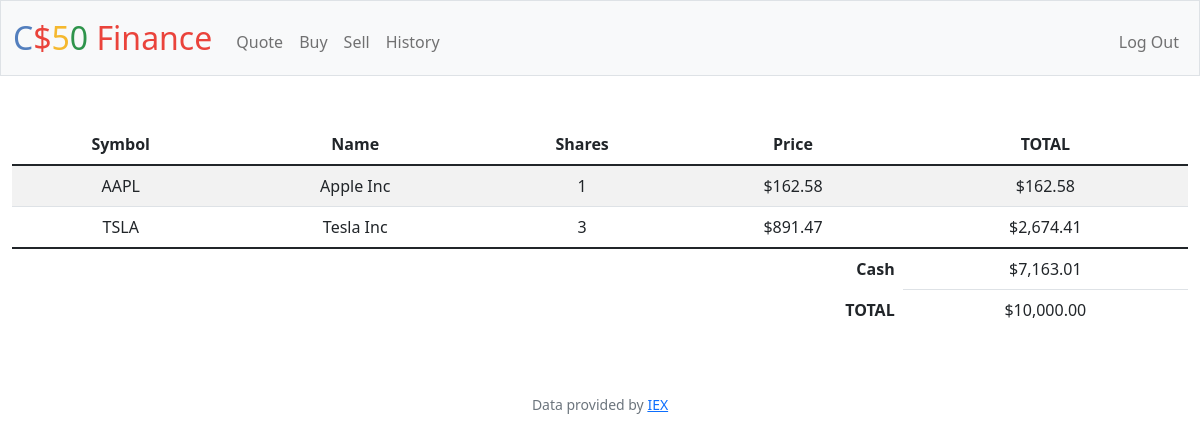
/ (signed in), run on the app's committed database.
### tables this page shows
CREATE TABLE transactions (id INTEGER PRIMARY KEY AUTOINCREMENT,
user_id INTEGER NOT NULL,
name TEXT NOT NULL,
shares INTEGER NOT NULL,
price NUMERIC NOT NULL,
type TEXT NOT NULL,
symbol TEXT NOT NULL,
transacted TIMESTAMP DEFAULT CURRENT_TIMESTAMP,
FOREIGN KEY(user_id) REFERENCES users(id));

CREATE TABLE users (id INTEGER PRIMARY KEY AUTOINCREMENT NOT NULL, username TEXT NOT NULL, hash TEXT NOT NULL, cash NUMERIC NOT NULL DEFAULT 10000.00);

### app.py (the view)
@app.route("/")
@login_required
def index():
    user_id = session["user_id"]
    stocks = db.execute("SELECT symbol, name, SUM(shares) as totalShares, price FROM transactions WHERE user_id = ? GROUP BY symbol", user_id)
    cash = db.execute("SELECT cash FROM users WHERE id = ?", user_id)[0]["cash"]
    total = cash
    for stock in stocks:
        total += stock["totalShares"] * stock["price"]
    return render_template("index.html", stocks = stocks, cash = cash, usd = usd, total = total)

### app.py (called while the page is built)
@app.after_request
def after_request(response):
    response.headers["Cache-Control"] = "no-cache, no-store, must-revalidate"
    response.headers["Expires"] = 0
    response.headers["Pragma"] = "no-cache"
    return response

### helpers.py (called while the page is built)
def login_required(f):
    @wraps(f)
    def decorated_function(*args, **kwargs):
        if session.get("user_id") is None:
            return redirect("/login")
        return f(*args, **kwargs)
    return decorated_function

def usd(value):
    return f"${value:,.2f}"

### templates/index.html (shortened to what this page needs)
{% extends "layout.html" %}
{% block main %}
<table class="table table-striped">
    <thead>
        <tr>
            <th>Symbol</th>
            <th>Name</th>
            <th>Shares</th>
            <th>Price</th>
            <th>TOTAL</th>
        </tr>
    </thead>
   <tbody>
    {% for stock in stocks %}
    <tr>
        <td>{{ stock["symbol"] }}</td>
        <td>{{ stock["name"] }}</td>
        <td>{{ stock["totalShares"] }}</td>
        <td>{{ usd(stock["price"]) }}</td>
        <td>{{ usd(stock["totalShares"] * stock["price"]) }}</td>
    </tr>
    {% endfor %}
    </tbody>
    <tfoot>
        <tr>
            <td class="border-0 fw-bold text-end" colspan="4">Cash</td>
            <td>{{usd(cash)}} </td>
        </tr>
        <tr>
            <td class="border-0 fw-bold text-end" colspan="4">TOTAL</td>
            <td class="border-0 w-bold text-en">{{usd(total)}} </td>
        </tr>
    </tfoot>
</table>
{% endblock %}

### data on the page
transactions: symbol "TSLA", name "Tesla Inc", totalShares "3", price "$891.47", totalShares "$2,674.41"
users: cash "$7,163.01"

### other printed values
{{ stock["symbol"] }} "AAPL"
{{ stock["name"] }} "Apple Inc"
{{ stock["totalShares"] }} "1"
{{ usd(stock["price"]) }} "$162.58"
{{ usd(stock["totalShares"] * stock["price"]) }} "$162.58"
{{ usd(total) }} "$10,000.00"
